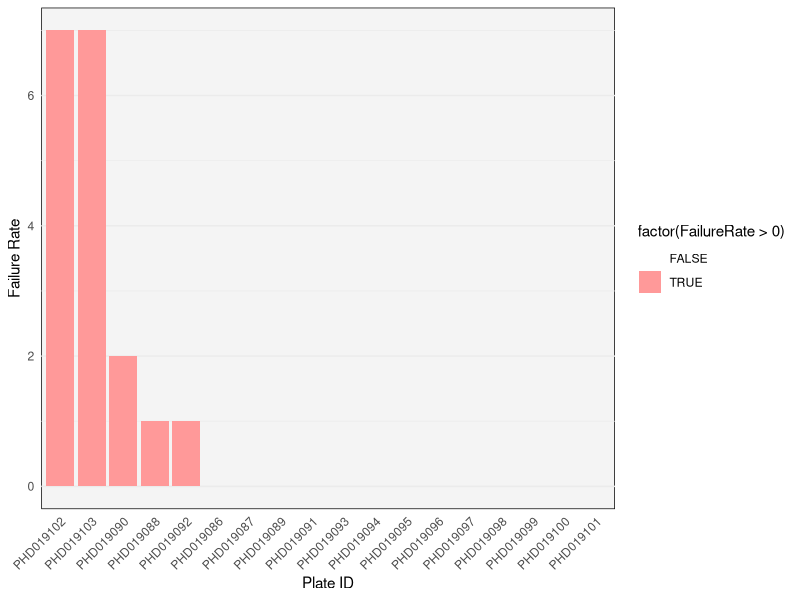
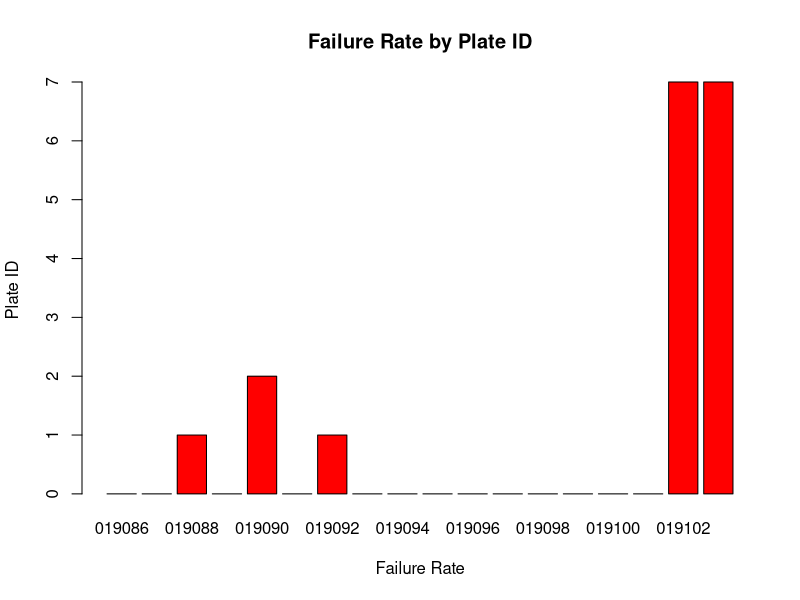
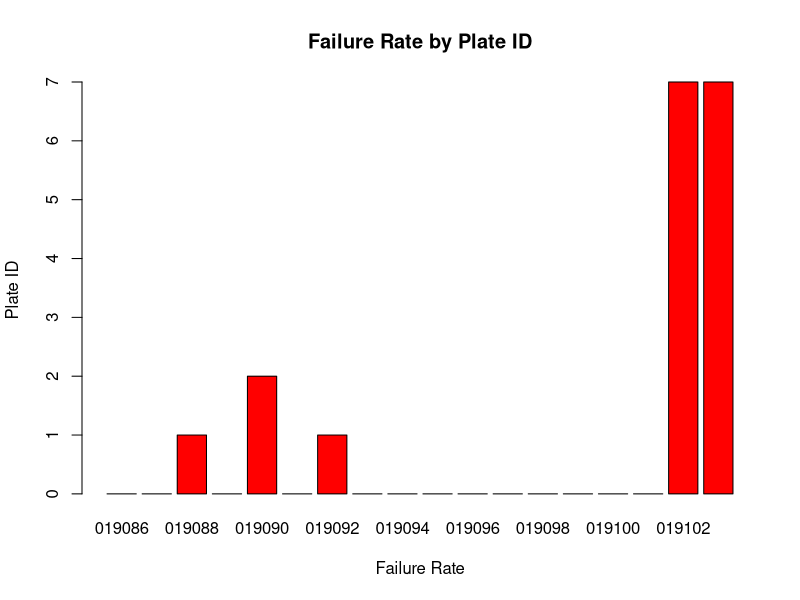
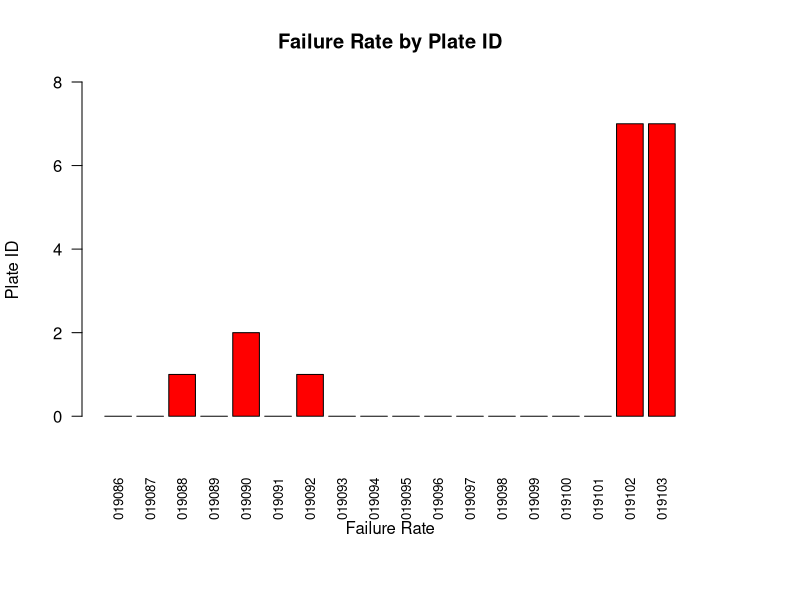
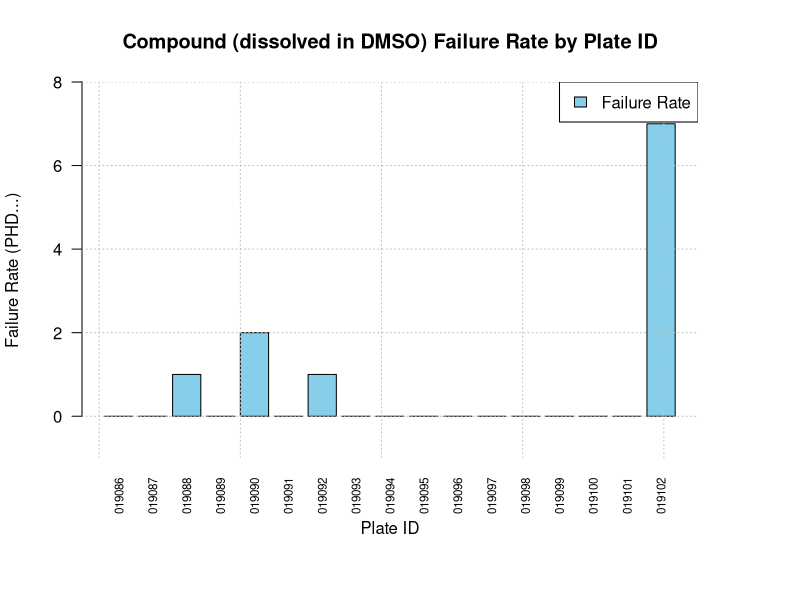
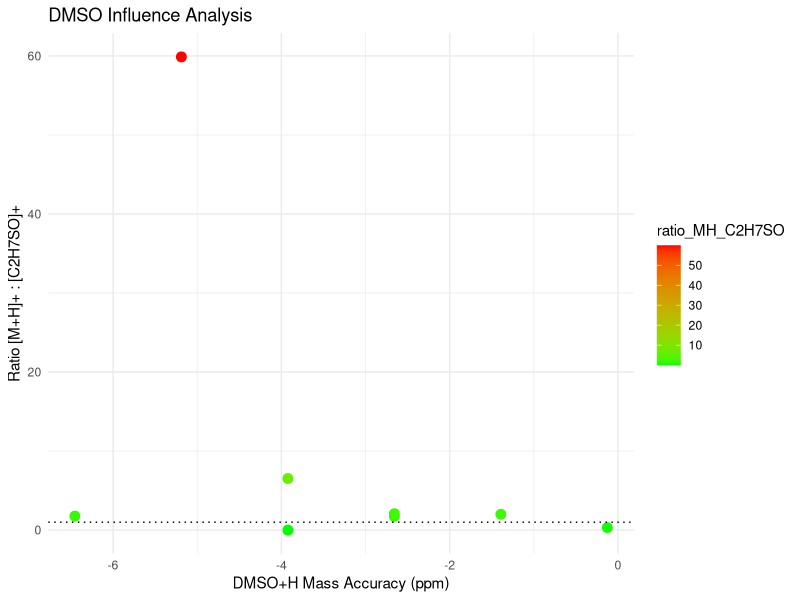
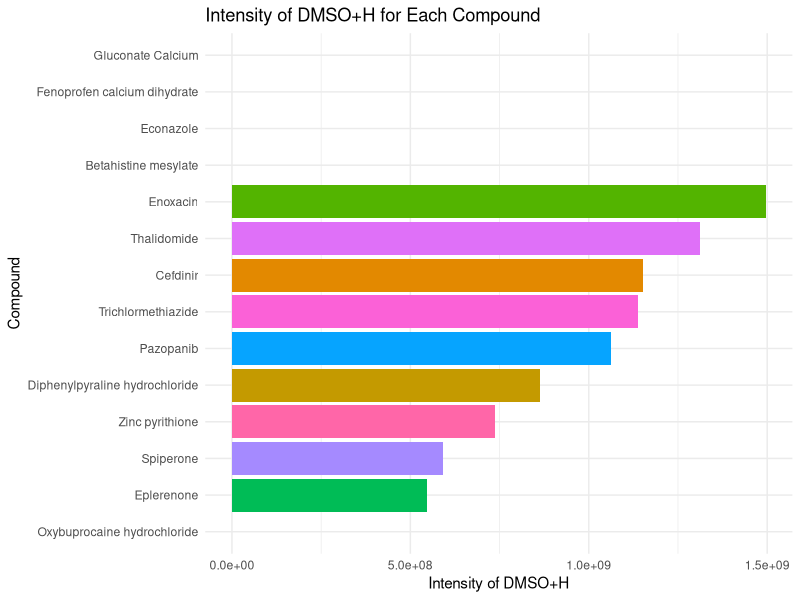

These charts were generated, in order, by the following R code:
# Load the ggplot2 package
install.packages("ggplot2")
library(ggplot2)

# Create a data frame with your provided data
data <- data.frame(
  PlateID = c("PHD019086", "PHD019087", "PHD019088", "PHD019089", "PHD019090",
              "PHD019091", "PHD019092", "PHD019093", "PHD019094", "PHD019095",
              "PHD019096", "PHD019097", "PHD019098", "PHD019099", "PHD019100",
              "PHD019101", "PHD019102", "PHD019103"),
  FailureRate = c(0, 0, 1, 0, 2, 0, 1, 0, 0, 0, 0, 0, 0, 0, 0, 0, 7, 7)
)

# Load the ggplot2 package
library(ggplot2)

# Create a data frame with your provided data
data <- data.frame(
  PlateID = c("PHD019086", "PHD019087", "PHD019088", "PHD019089", "PHD019090",
              "PHD019091", "PHD019092", "PHD019093", "PHD019094", "PHD019095",
              "PHD019096", "PHD019097", "PHD019098", "PHD019099", "PHD019100",
              "PHD019101", "PHD019102", "PHD019103"),
  FailureRate = c(0, 0, 1, 0, 2, 0, 1, 0, 0, 0, 0, 0, 0, 0, 0, 0, 7, 7)
)

# Convert Plate IDs to numeric format
data$NumericPlateID <- as.numeric(substr(data$PlateID, 7, nchar(data$PlateID)))

# Create a bar chart with custom styling
ggplot(data, aes(x = reorder(PlateID, -FailureRate), y = FailureRate, fill = factor(FailureRate > 0))) +
  geom_bar(stat = "identity", position = "dodge") +
  scale_fill_manual(values = c("white", "#FF9999")) +  # Light red color
  labs(x = "Plate ID", y = "Failure Rate") +
  theme_minimal() +
  theme(
    panel.grid.major.x = element_blank(),  # Remove vertical grid lines
    panel.grid.minor.x = element_blank(),  # Remove minor grid lines
    panel.background = element_rect(fill = "#F4F4F4"),  # Light gray background
    axis.text.x = element_text(angle = 45, vjust = 1, hjust=1)  # Rotate x-axis labels
  )

# Create a vector of failure rates
failure_rates <- c(0, 0, 1, 0, 2, 0, 1, 0, 0, 0, 0, 0, 0, 0, 0, 0, 7, 7)

# Create a vector of plate IDs
plate_ids <- c("019086", "019087", "019088", "019089", "019090", "019091",
               "019092", "019093", "019094", "019095", "019096", "019097",
               "019098", "019099", "019100", "019101", "019102", "019103")

# Create a bar chart with red bars
barplot(failure_rates, names.arg = plate_ids, col = "red",
        xlab = "Failure Rate", ylab = "Plate ID", main = "Failure Rate by Plate ID")

# Create a vector of failure rates
failure_rates <- c(0, 0, 1, 0, 2, 0, 1, 0, 0, 0, 0, 0, 0, 0, 0, 0, 7, 7)

# Create a vector of plate IDs
plate_ids <- c("019086", "019087", "019088", "019089", "019090", "019091",
               "019092", "019093", "019094", "019095", "019096", "019097",
               "019098", "019099", "019100", "019101", "019102", "019103")

# Create a bar chart with red bars and adjusted axis labels size
barplot(failure_rates, names.arg = plate_ids, col = "red",
        xlab = "Failure Rate", ylab = "Plate ID", main = "Failure Rate by Plate ID",
        cex.axis = 1)  # Adjust the size of axis labels

# Create a vector of failure rates
failure_rates <- c(0, 0, 1, 0, 2, 0, 1, 0, 0, 0, 0, 0, 0, 0, 0, 0, 7, 7)




# Create a vector of failure rates
failure_rates <- c(0, 0, 1, 0, 2, 0, 1, 0, 0, 0, 0, 0, 0, 0, 0, 0, 7, 7)

# Create a vector of plate IDs
plate_ids <- c("019086", "019087", "019088", "019089", "019090", "019091",
               "019092", "019093", "019094", "019095", "019096", "019097",
               "019098", "019099", "019100", "019101", "019102", "019103")

# Set up the plot with extra margin at the bottom
par(mar = c(7, 4, 4, 5) + 0.1)  # Increase the bottom margin

# Create a bar chart with red bars, rotated labels on the horizontal axis, and adjusted size
barplot(failure_rates, names.arg = plate_ids, col = "red",
        xlab = "Failure Rate", ylab = "Plate ID", main = "Failure Rate by Plate ID",
        las = 2, ylim = c(-1, max(failure_rates) + 1), cex.names = 0.8)

# Create a vector of failure rates
failure_rates <- c(0, 0, 1, 0, 2, 0, 1, 0, 0, 0, 0, 0, 0, 0, 0, 0, 7)

# Create a vector of plate IDs
plate_ids <- c("019086", "019087", "019088", "019089", "019090", "019091",
               "019092", "019093", "019094", "019095", "019096", "019097",
               "019098", "019099", "019100", "019101", "019102")

# Set up the plot with extra margin at the bottom
par(mar = c(7, 4, 4, 5) + 0.1)  # Increase the bottom margin

# Create a bar chart with custom colors, rotated labels, and improved aesthetics
barplot(failure_rates, names.arg = plate_ids, col = "skyblue",
        xlab = "Plate ID", ylab = "Failure Rate (PHD...)", main = "Compound (dissolved in DMSO) Failure Rate by Plate ID",
        las = 2, ylim = c(-1, max(failure_rates) + 1), cex.names = 0.7, border = "black")

# Add a horizontal grid for better readability
grid(nx = NULL, ny = NULL, col = "gray", lty = "dotted")

# Add a legend
legend("topright", legend = c("Failure Rate"), fill = c("skyblue"))



#Another graph
# Load necessary libraries
install.packages("viridis")

library(ggplot2)
library(dplyr)

# Create a dataframe with your provided data (use NA for missing values)
data <- data.frame(
  Compound = c("Diphenylpyraline hydrochloride", "Eplerenone", "Pazopanib", 
               "Trichlormethiazide", "Cefdinir", "Fenoprofen calcium dihydrate", 
               "Thalidomide", "Betahistine mesylate", "Spiperone", 
               "Oxybuprocaine hydrochloride", "Gluconate Calcium", "Econazole", 
               "Zinc pyrithione", "Enoxacin"),
  Empirical_Formula = c("C19H23NO·HCl", "C24H30O6", "C21H23N7O2S", "C8H8Cl3N3O4S2", 
                        "C14H13N5O5S2", "C30H30CaO8", "C13H10N2O4", 
                        "C8H12N2·2(CH4O3S)", "C23H26FN3O2", "C17H29ClN2O3", 
                        "C12H22CaO14", "C18H15Cl3N2O", "C10H8N2O2S2Zn", "C15H17FN4O3"),
  Monoisotopic_Compound_Mass = c(282.35, 414.49, 437.52, 380.66, 395.03581, 
                                 558.63, 258.23, 328.4, 395.47, 308.20999, 
                                 430.37, 381.68, 317.7, 320.32),
  Experimental_Mass = c(79.0212, 79.0207, 79.0211, 79.0209, 79.0209, 
                        NA, 79.0208, NA, 79.021, 79.0209, NA, NA, 79.021, 79.021),
  DMSO_adduct = c(360.19973, 493.2256, 516.1849, NA, 474.0566, NA, 337.0847, NA, NA, NA, NA, NA, NA, 399.1498),
  DMSO_H_mass_accuracy_ppm = c(-0.126548303, -6.453963436, -1.392031329, 
                               -3.922997383, -3.922997383, NA, -5.188480409, NA, -2.657514356, 
                               -3.922997383, NA, NA, -2.657514356, -2.657514356),
  Intensity_DMSO_H = c(862972480, 545553620, 1063487552, 1138857728, 1150645120, 
                       NA, 1311306368, NA, 591469440, 1045218, NA, NA, 735952512, 1495830784),
  M_DMSO_H = c(4482251, 654922112, 68086831, NA, 899395, NA, 1126996, NA, NA, NA, NA, NA, NA, 224310656),
  M_H = c(2732518400, 308285280, 532161184, NA, 176196752, NA, 21898766, NA, 342052800, 
          1900751120, NA, NA, NA, 722989440),
  Comment = c("", "", "", "NH4", "", "neg ok", "MS2, sprst?", "both failed", "", "", "both failed", "both failed", "MS2, .molprob", ""),
  ratio_MH_C2H7SO = c(0.315815798, 1.769638888, 1.998431272, NA, 6.530455908, NA, 59.88037719, NA, 1.729175847, 0.000549897, NA, NA, NA, 2.068952465),
  ratio_MH_MC2H6SO = c(0.001640337, 2.1244028, 0.127944001, NA, 0.005104493, NA, 0.051463904, NA, NA, NA, NA, NA, NA, 0.310254402)
)

# Create the scatter plot
scatter_plot <- ggplot(data, aes(x = DMSO_H_mass_accuracy_ppm, 
                                 y = ratio_MH_C2H7SO, 
                                 color = ratio_MH_C2H7SO)) +
  geom_point(size = 3) +
  scale_color_gradient(low = "green", high = "red") +
  labs(title = "DMSO Influence Analysis",
       x = "DMSO+H Mass Accuracy (ppm)",
       y = "Ratio [M+H]+ : [C2H7SO]+") +
  theme_minimal() +
  geom_hline(yintercept = 1, linetype = "dotted", color = "black")

# Display the scatter plot
print(scatter_plot)


#ANOTHER ONE djKaled on the run

# Load necessary libraries
library(ggplot2)
library(dplyr)

# Create the bar chart
bar_chart <- ggplot(data, aes(x = reorder(Compound, Intensity_DMSO_H), 
                              y = Intensity_DMSO_H, 
                              fill = Compound)) +
  geom_bar(stat = "identity") +
  coord_flip() +
  labs(title = "Intensity of DMSO+H for Each Compound",
       x = "Compound",
       y = "Intensity of DMSO+H") +
  theme_minimal() +
  theme(legend.position="none")

# Display the bar chart
print(bar_chart)


